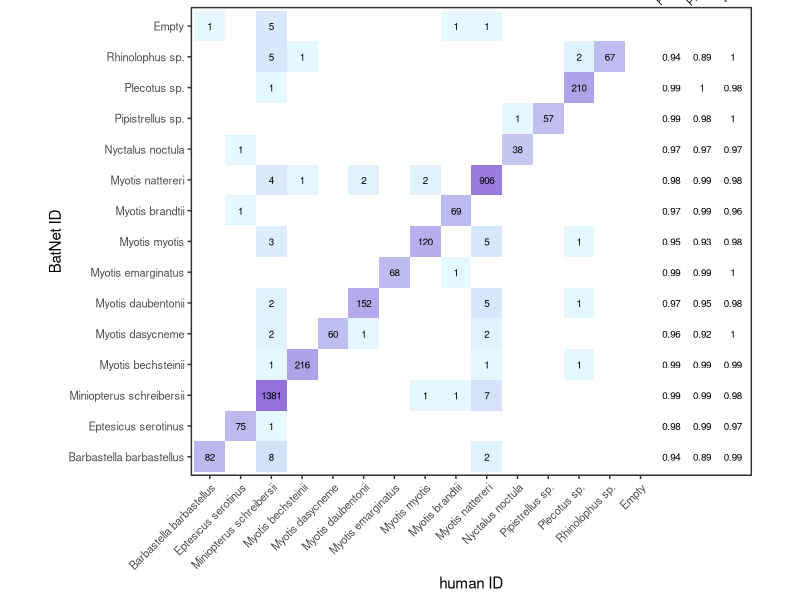
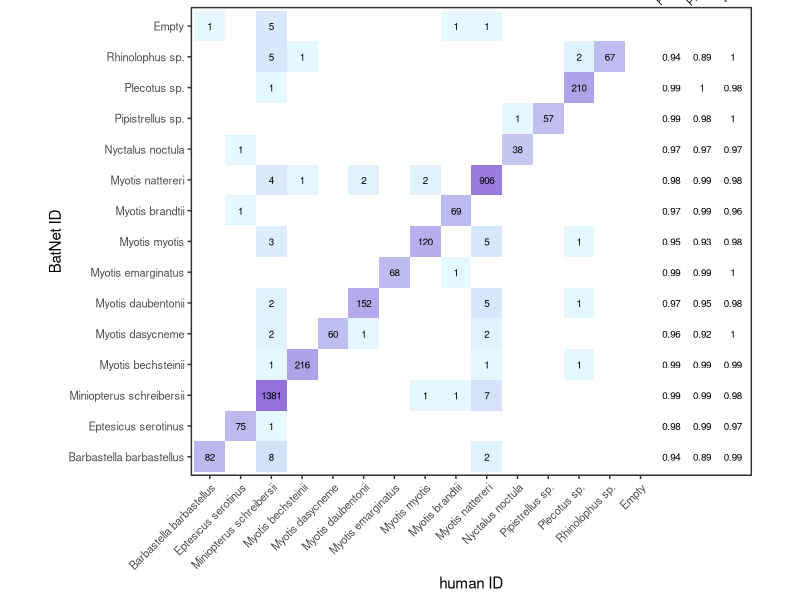

Here is the R script that generated these plots, in order:
## ---- chunk 1
knitr::opts_chunk$set(echo = TRUE)
library(tidyverse)
library(caret)
library(jsonlite)
library(grid)
## ---- chunk 2
#human ID labels
human_labels1=read.csv("./test_miniopterus/test_human_labels.csv")
head(human_labels1)
human_labels2=read.csv("./test_miniopterus/test_human_labels_miniopterus.csv")
head(human_labels2)

human_labels=bind_rows(human_labels1,human_labels2)
head(human_labels)
tail(human_labels)
#View(human_labels)
human_labels$species=gsub(pattern="Rhinolophus ferrumequinum", 
                          replacement = "Rhinolophus sp.",human_labels$species)
human_labels$species2=gsub(pattern="Rhinolophus ferrumequinum", 
                          replacement = "Rhinolophus sp.",human_labels$species2)

#human labels arranged
human_labels_all=human_labels %>% 
  rename(species1="species") %>% 
  gather(key="label_type", value="species_label",-filename_path) %>% 
  filter(!is.na(species_label)) %>% 
  arrange(filename_path) %>% 
  mutate(Filename=str_split_fixed(filename_path,fixed("/"),5)[,5]) %>% 
  mutate(Filename=gsub(pattern="JSON",replacement = "JPG",Filename)) %>% 
  select(Filename,species_label,label_type) %>% 
  filter(species_label!="Bat_unknown") %>% 
  filter(species_label!="Bat_hanging")

head(human_labels_all)

human_labels_all$species_label=as.factor(human_labels_all$species_label)
levels(human_labels_all$species_label)

levels(human_labels_all$species_label)=c("Barbastella barbastellus","Eptesicus serotinus","Miniopterus schreibersii","Myotis bechsteinii","Myotis dasycneme","Myotis daubentonii","Myotis emarginatus","Myotis myotis","Myotis brandtii", "Myotis nattereri","Nyctalus noctula","Pipistrellus sp.","Plecotus sp.","Rhinolophus sp.")


#sample size per species (only considering main species)
samples=human_labels_all %>% 
  filter(label_type=="species1") %>% 
  group_by(species_label) %>% 
  count() 
sum(samples$n)
minimum_sample_size=min(samples$n)
print(paste("Sample size per species:",minimum_sample_size))
samples
## ---- chunk 3
AI_labels=read.csv("./test_miniopterus/Miniopterus_test_expanded_Dunes_E10_LR0001_Mini58.csv", sep=";")
head(AI_labels)
#View(AI_labels)
AI_labels$Species=ifelse(AI_labels$Species=="","Empty",AI_labels$Species)
AI_labels$Species=gsub(pattern="Rhinolophus ferrumequinum", 
                          replacement = "Rhinolophus sp.",AI_labels$Species)

AI_labels=AI_labels %>% 
  select(Filename, Species,Confidence.level) %>% 
  group_by(Filename) %>% 
  mutate(label_type=paste0("species",row_number()))

AI_labels$Species=as.factor(AI_labels$Species)
levels(AI_labels$Species)

levels(AI_labels$Species)= c("Barbastella barbastellus","Empty","Eptesicus serotinus","Miniopterus schreibersii","Myotis bechsteinii","Myotis dasycneme","Myotis daubentonii","Myotis emarginatus","Myotis myotis","Myotis brandtii","Myotis nattereri","Nyctalus noctula","Pipistrellus sp.","Plecotus sp.","Rhinolophus sp.")
levels(AI_labels$Species)

## ---- chunk 4
df_orig=inner_join(AI_labels, human_labels_all) %>% 
  rename(pred="Species",actual="species_label") %>% 
  filter(label_type=="species1")
#View(df)
head(df_orig)
df_orig$Confidence.level=as.numeric(df_orig$Confidence.level)

df=df_orig
nrow(df)
df$pred=factor(df$pred)
df$pred=forcats::fct_relevel(df$pred, "Empty", after = Inf)

all_levels=union(levels(df$pred),levels(df$actual))

df$actual=factor(df$actual, all_levels)
levels(df$actual)

head(df)
#IDs where human and algo disagree
mismatch=df %>% 
  filter(pred!=actual)
mismatch
#View(mismatch)
#files where there is a mismatch between the human ID and the algo ID
mism=df %>% 
  filter(Filename%in%mismatch$Filename)
#View(mism)
## ---- chunk 5
confmat=confusionMatrix(df$pred, df$actual, mode = "everything")
confmat
#overall accuracy
confmat$overall
#accuracy per class
confmat$byClass
## ---- chunk 6
cm=as.data.frame(confmat$table)
cm=cm %>% rename(Var1="Prediction",Var2="Reference")
head(cm)
#F1-scores
confmat2=as.data.frame(confmat$byClass)
confmat2$F1=round(confmat2$F1,2)
confmat2$Precision=round(confmat2$Precision,2)
confmat2$Recall=round(confmat2$Recall,2)
nrow(confmat2)
confmat2[nrow(confmat2),]=NA
#confusion matrix plot with percentages

cm2=cm %>% 
  mutate(border = case_when(Var1 == Var2 ~ "diagonal", 
                            Var1 != Var2 ~ "not_diagonal")) %>% 
  group_by(Var2) %>% 
  mutate(percentage=round(Freq/sum(Freq),2))
cm2$percentage[is.na(cm2$percentage)] = 0

## ---- chunk 7
#confusion matrix test data, no threshold, unequal sample sizes
cm2 %>% 
        ggplot( mapping = aes(x = Var2,
                              y = Var1)) +
        geom_tile(aes(fill = Freq ,width=1, height=1),size=0.6) +
        scale_color_manual(values=c("black",NA))+ 
        geom_text(aes(label = Freq ), vjust = 0.5,
                  colour=ifelse(cm2$Freq =="0", "white", "black"), size=2.5) +
        scale_fill_gradient(low = alpha("lightblue1",0.4),
                            high = "mediumpurple",na.value = "white",
                            trans = "log")+
        theme_bw()+
        theme(legend.position = "none")+
        theme(panel.grid.major = element_blank(), 
              panel.grid.minor = element_blank(),
              axis.text=element_text(size=8))+
        labs(x="human ID", y="BatNet ID")+
        annotate("text", x = length(all_levels)+1, y = c(1:length(all_levels)), label = confmat2$F1,size=2.5)+
        annotate("text", x = length(all_levels)+2, y = c(1:length(all_levels)), label = confmat2$Precision,size=2.5)+
        annotate("text", x = length(all_levels)+3, y = c(1:length(all_levels)), label = confmat2$Recall,size=2.5)+
        annotate("text", x = length(all_levels)+1, y = length(all_levels)+1, label ="F1-score", size=2.5,angle=45,vjust=0,hjust=0.4)+
        annotate("text", x = length(all_levels)+2, y = length(all_levels)+1, label ="Precision",size=2.5,angle=45,vjust=0,hjust=0.4)+
        annotate("text", x = length(all_levels)+3, y = length(all_levels)+1, label ="Recall",size=2.5,angle=45,vjust=0,hjust=0.4)+
        #coord_cartesian(xlim = c(1, 16), clip = "off")+
        coord_equal(xlim = c(1,length(all_levels)+3), ylim = c(1,length(all_levels)),expand=T,clip = "off")+
        theme(axis.text.x = element_text(angle = 45, vjust = 1, hjust=1))

 ggsave(paste0("./output/test_expanded_Dunes_Miniopterus_cm_mini58_no_th.png"),
        width =16, height =16, dpi = 800, units = "cm", device='png')

df_orig%>% 
  filter(Confidence.level<70) %>% 
  group_by(actual) %>% 
  count() 
